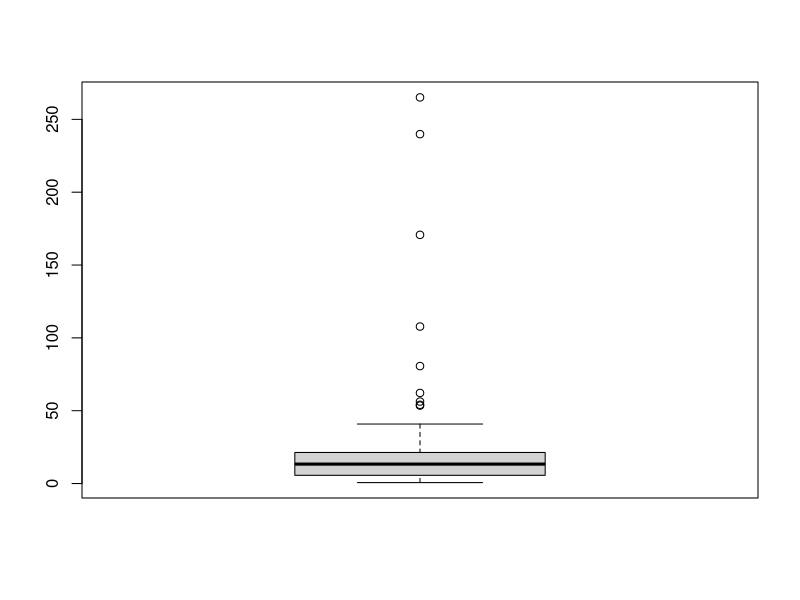
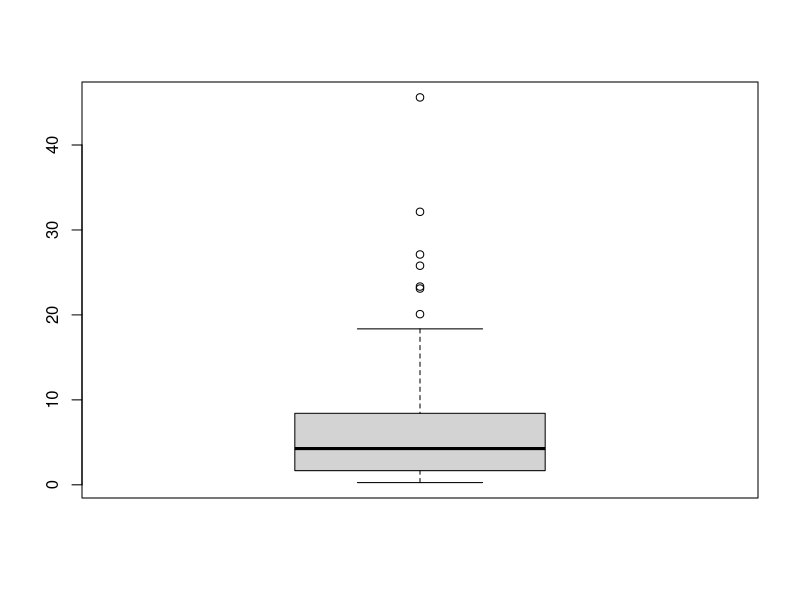
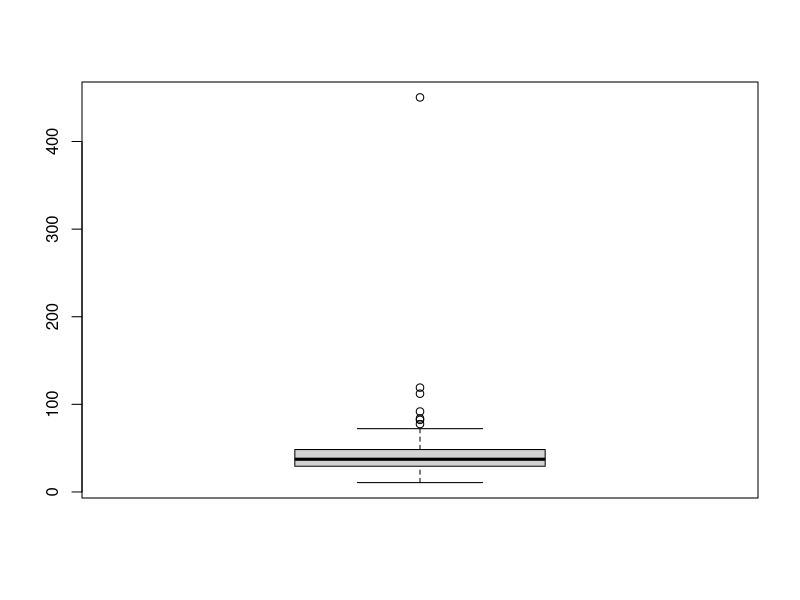
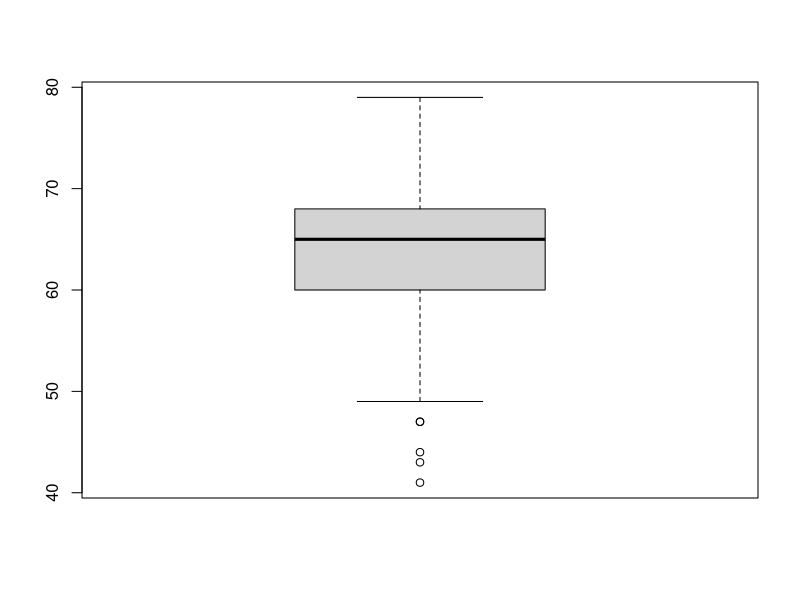
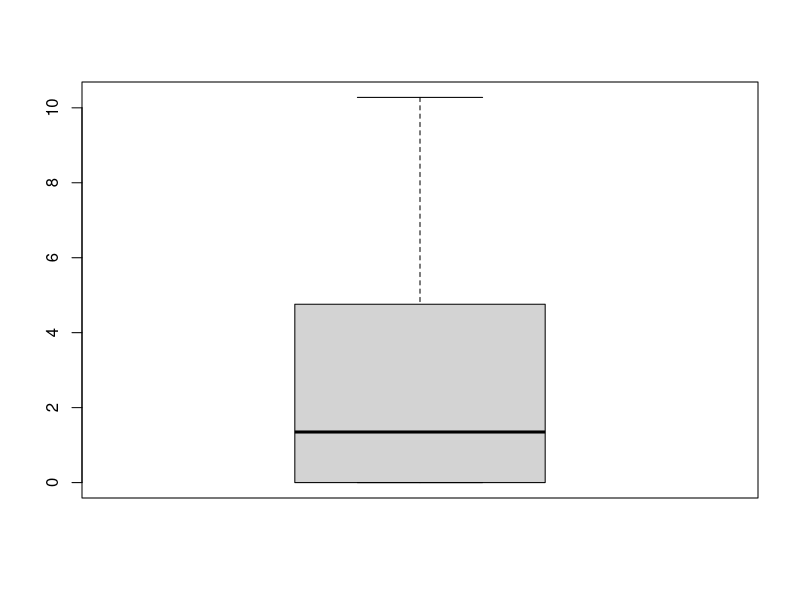
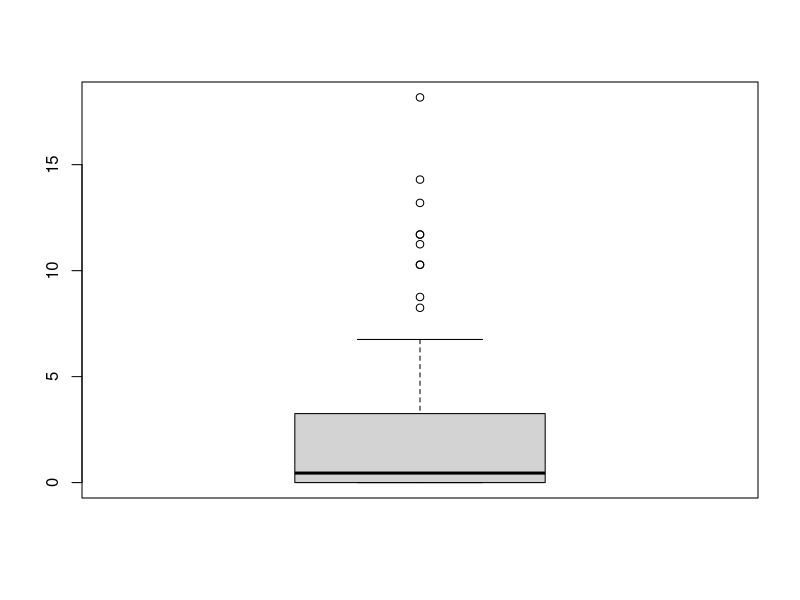
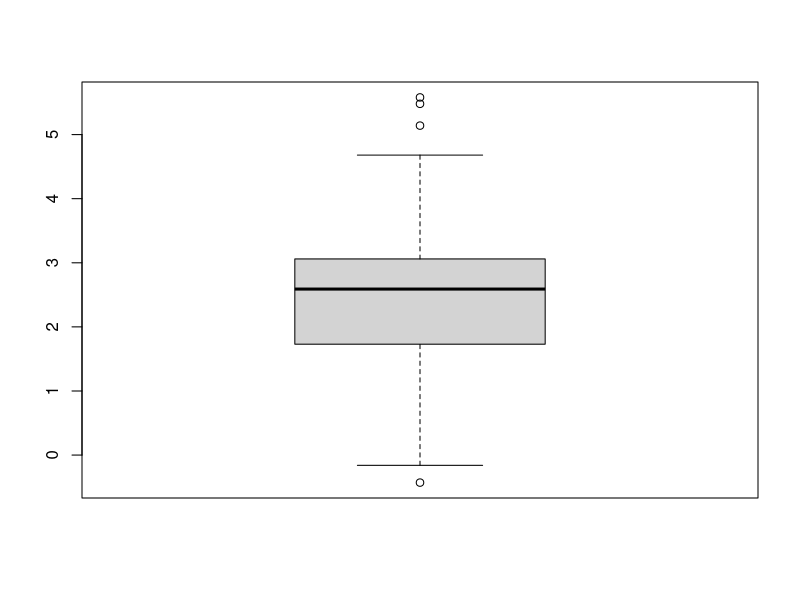
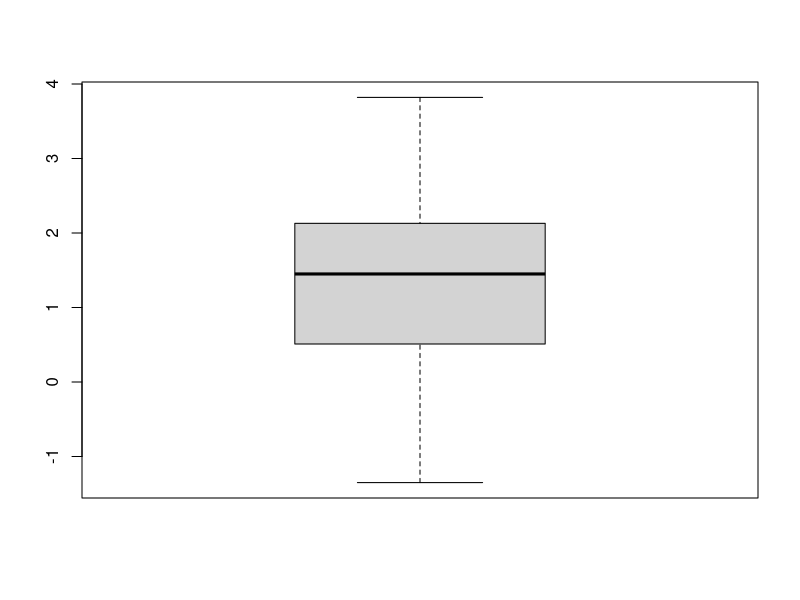

Recreate these plots in R, in order.
info = read.csv("prostate_cancer.csv")

boxplot((info[[2]]))
boxplot((info[[3]]))
boxplot((info[[4]]))
boxplot((info[[5]]))
boxplot((info[[6]]))
boxplot((info[[7]]))

boxplot(log(info[[2]]))
boxplot(log(info[[3]]))
boxplot(log(info[[4]]))
boxplot(log(info[[5]])) 
boxplot(sqrt(info[[7]]))

PSA = log(info[[2]])
cancervol = log(info[[3]])
weight = log(info[[4]])
age = log(info[[5]])
benpros = info[[6]]
capspen = sqrt(info[[7]])
vesinv = info[[8]]
gleason = info[[9]]

#Regressing PSA on cancervol
fit1 = lm(PSA ~ cancervol)
summary(fit1)

#Regressing PSA on weight
fit2 = lm(PSA ~ weight)
summary(fit2)

#Regressing PSA on age
fit3 = lm(PSA ~ age)
summary(fit3)

#Regressing PSA on benpros
fit4 = lm(PSA ~ benpros)
summary(fit4)

#Regressing PSA on capspen
fit5 = lm(PSA ~ capspen)
summary(fit5)

#Regressing PSA on vesinv
fit6 = lm(PSA ~ vesinv)
summary(fit6)

#Regressing PSA on gleason
fit7 = lm(PSA ~ gleason)
summary(fit7)

#Regressing PSA on cancervol, capspen, vesinv and gleason
model1 = lm(PSA ~ cancervol + capspen + vesinv + gleason)
summary(model1)

#Regressing PSA on cancervol, vesinv and gleason
model2 = lm(PSA ~ cancervol + vesinv + gleason)
summary(model2)

#Comparing the 2 models - model1 and model2
anova(model2,model1)

#Regressing PSA on cancervol and vesinv
model3 = lm(PSA ~ cancervol + vesinv)
summary(model3)

#Comparing the 2 models - model2 and model3
anova(model3,model2)

#Regressing PSA on cancervol and gleason
model4 = lm(PSA ~ cancervol + gleason)
summary(model4)

#Comparing the 2 models - model2 and model4
anova(model4,model2)

#Regressing PSA on every predictor
model5 = lm(PSA ~ cancervol + weight + age + benpros + capspen + vesinv + gleason)
summary(model5)

#Comparing the 2 models - model2 and model5
anova(model2,model5)

#Regressing PSA on cancervol, weight, vesinv, gleason
model6 = lm(PSA ~ cancervol + weight + vesinv + gleason)
summary(model6)

#Comparing the 2 models - model6 and model5
anova(model6,model5)

#Regressing PSA on cancervol, weight, vesinv
model7 = lm(PSA ~ cancervol + weight + vesinv)
summary(model7)

#Comparing the 2 models - model6 and model7
anova(model7,model6)

#Plotting the model6
plot(fitted(model6), (resid(model6)))
qqnorm(resid(model6))
qqline(resid(model6))




 